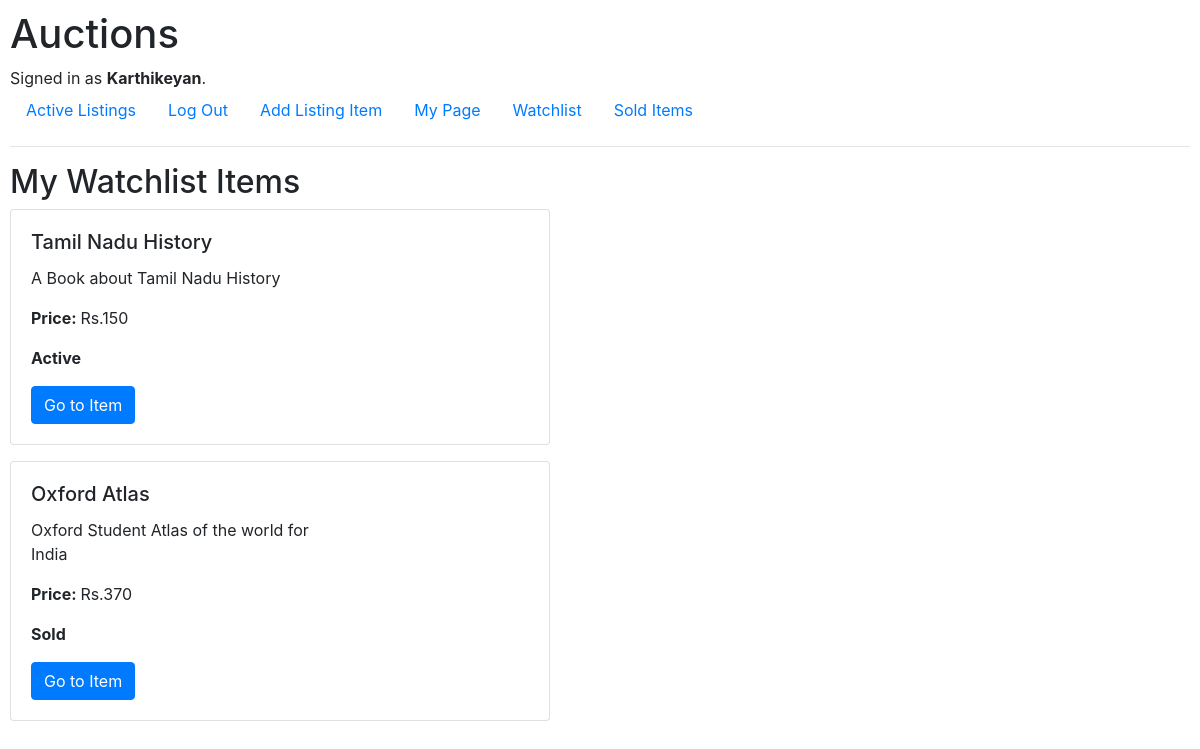
/watchlist (signed in), run on an earlier commit of the app's database.
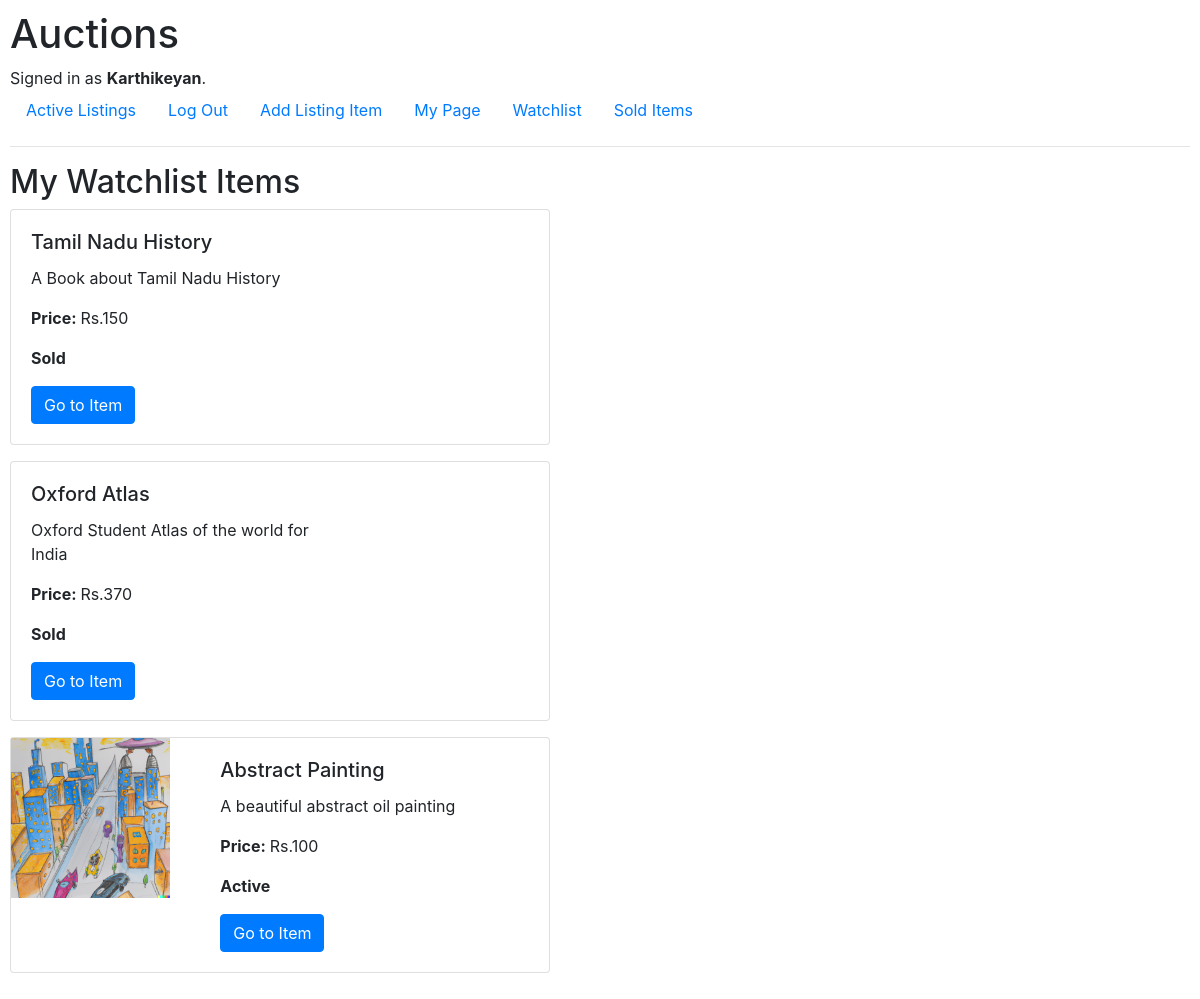
And on a later commit of the database.
### auctions/models.py (models this page shows, shortened)
class listing(models.Model):
    title = models.CharField(max_length=20)
    description = models.CharField(max_length=64)
    price = models.IntegerField()
    category = models.ForeignKey(Category, blank=True, null=True, on_delete=models.CASCADE, related_name="item_type")
    image = models.ImageField(null=True, blank=True, upload_to='images/')
    posted_user = models.ForeignKey(User, related_name="posted_item", on_delete=models.CASCADE, null=True)
    isActive = models.BooleanField(default=True)
    watchlist = models.ManyToManyField(User, null=True, related_name="Watch_items", blank=True)

### auctions/views.py (the view)
# urls.py: path("watchlist", views.watch, name="watch"),
@login_required
def watch(request):
    u = request.user
    items = u.Watch_items.all()
    return render(request, "auctions/mywatchlist.html", {
        "items" : items,
        })

### auctions/templates/auctions/mywatchlist.html
{% extends 'auctions/layout.html' %}
{% block body %}
<h2>My Watchlist Items</h2>
{% for item in items %}
<div class="card mb-3" style="max-width: 540px;">
    <div class="row g-0">
        {% if item.image %}
        <div class="col-md-4">
            <img src="{{item.image.url}}" class="img-fluid rounded-start">
        </div>
        {% endif %}
        <div class="col-md-8">
            <div class="card-body">
                <h5 class="card-title">{{item.title}}</h5>
                <p class="card-text">{{item.description}}</p>
                <p class="card-text"><strong>Price: </strong>Rs.{{item.price}}</p>
                <p class="card-text">
                    {% if item.isActive == True %}
                    <strong>Active</strong>
                    {%else%}
                    <strong>Sold</strong>
                    {%endif%}</p>
                <a href="{% url 'list' item.title %}" method="post" class="btn btn-primary">Go to Item</a>
            </div>
        </div>
    </div>
</div>
    {% empty %}
<hr />
    <h4> No items </h4>
<hr />
    {% endfor %}
{% endblock %}

What changed in the data, as far as the page shows it:
changed listing "Tamil Nadu History": isActive "Active" → "Sold"
now on this page (row unchanged): listing: image (picture), title "Abstract Painting", description "A beautiful abstract oil painting", price "100", isActive "Active"
